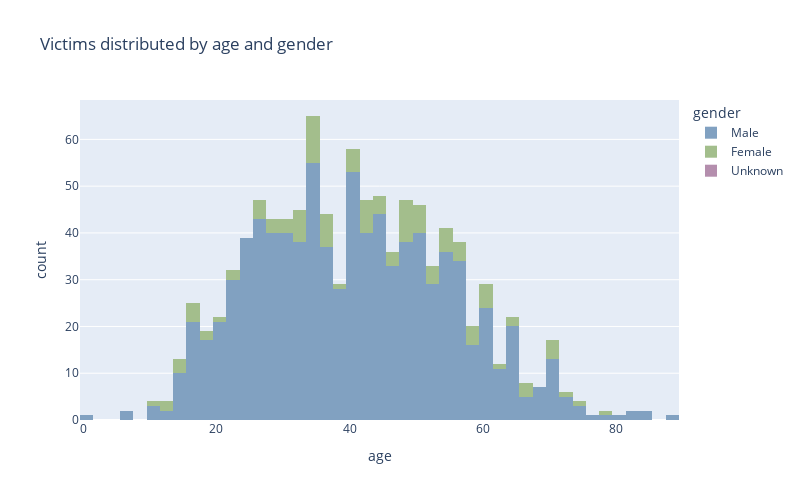

Source (notebook cell):
### Code cell
hist_age_gender = px.histogram(fixed_df, x="age", color_discrete_sequence=["#81a1c1", "#a3be8c", "#b48ead"], color="gender",
                               width=800, height=500, title="Victims distributed by age and gender")

hist_age_gender.show()

### Figure 1 — Plotly figure (JSON) as saved in the notebook; plotly's stock layout.template omitted (floating-point values rounded to 4 significant figures; data arrays with more than 128 entries replaced by an {"elided": "..."} marker saying what was removed)
{"data": [{"alignmentgroup": "True", "bingroup": "x", "hovertemplate": "gender=Male<br>age=%{x}<br>count=%{y}<extra></extra>", "legendgroup": "Male", "marker": {"color": "#81a1c1", "pattern": {"shape": ""}}, "name": "Male", "offsetgroup": "Male", "orientation": "v", "showlegend": true, "type": "histogram", "x": {"elided": "1545 int values"}, "xaxis": "x", "yaxis": "y"}, {"alignmentgroup": "True", "bingroup": "x", "hovertemplate": "gender=Female<br>age=%{x}<br>count=%{y}<extra></extra>", "legendgroup": "Female", "marker": {"color": "#a3be8c", "pattern": {"shape": ""}}, "name": "Female", "offsetgroup": "Female", "orientation": "v", "showlegend": true, "type": "histogram", "x": {"elided": "183 int values"}, "xaxis": "x", "yaxis": "y"}, {"alignmentgroup": "True", "bingroup": "x", "hovertemplate": "gender=Unknown<br>age=%{x}<br>count=%{y}<extra></extra>", "legendgroup": "Unknown", "marker": {"color": "#b48ead", "pattern": {"shape": ""}}, "name": "Unknown", "offsetgroup": "Unknown", "orientation": "v", "showlegend": true, "type": "histogram", "x": [null], "xaxis": "x", "yaxis": "y"}], "layout": {"barmode": "relative", "height": 500, "legend": {"title": {"text": "gender"}, "tracegroupgap": 0}, "title": {"text": "Victims distributed by age and gender"}, "width": 800, "xaxis": {"anchor": "y", "autorange": true, "domain": [0, 1], "range": [-0.5, 89.5], "title": {"text": "age"}, "type": "linear"}, "yaxis": {"anchor": "x", "autorange": true, "domain": [0, 1], "range": [0, 68.42], "title": {"text": "count"}}}}
